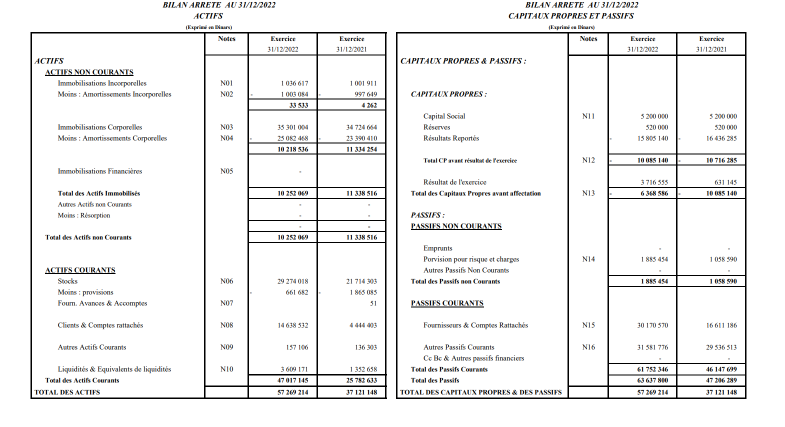
#> input picture Bilans/image007.png, 1569 x 854 px, found by its file name (shown at 1/2 size)
$ jupyter execute --allow-errors extract_data.ipynb   (shell and % lines are left out)
#> lines starting #> are read from the running program, lines starting #| are printed output that depends on the picture; after the words box and inside, x2 and y2 are one past the last pixel; in counts of white or black regions, pixels touching at a corner belong together
BILAN ARRETE

Division de l'image sur 2

[cell 1]
from PIL import Image

# Charger l'image
image_path = "image007.png"
image = Image.open(image_path)
#> image is the input picture: PIL image 1569x854 RGB; mean R, G, B 240.1, 240, 240

# Diviser l'image en deux parties verticalement
width, height = image.size
left_part = image.crop((0, 0, width // 2, height))
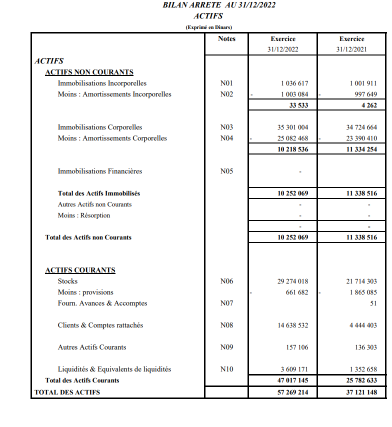
#> left_part: PIL image 784x854 RGB (shown at 1/2 size); mean R, G, B 240.2, 240.2, 240.2
right_part = image.crop((width // 2, 0, width, height))
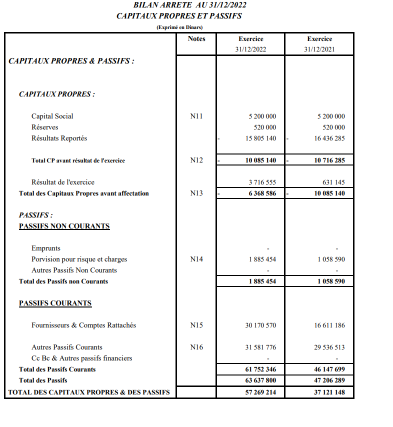
#> right_part: PIL image 785x854 RGB (shown at 1/2 size); mean R, G, B 239.9, 239.9, 239.9

# Enregistrer les deux parties
left_part_path = "image007_left.png"
right_part_path = "image007_right.png"
left_part.save(left_part_path)
right_part.save(right_part_path)

print(f"Partie gauche enregistrée à: {left_part_path}")
print(f"Partie droite enregistrée à: {right_part_path}")

Extraction des totaux des actifs

[cell 2]
from PIL import Image, ImageEnhance
import pytesseract
import re

# Définir la fonction pour traiter l'image et extraire le texte
def process_image_and_extract_text(image_path):
    # Charger l'image
#> called with image_path = 'image007_left.png'
    image = Image.open(image_path)

    # Convertir l'image en niveaux de gris
    gray_image = image.convert('L')

    # Augmenter le contraste de l'image
    enhancer = ImageEnhance.Contrast(gray_image)
    contrasted_image = enhancer.enhance(1.5)  # Augmenter le contraste par un facteur de 2
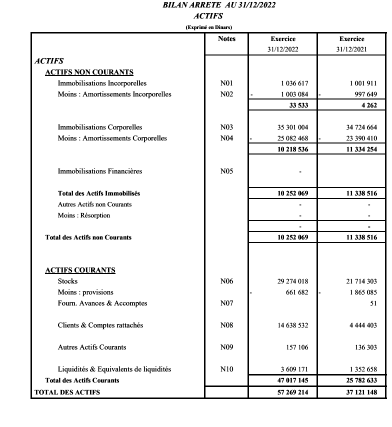
#> contrasted_image: PIL image 784x854 L (shown at 1/2 size); min 0, max 255, mean 238.5

    # Redimensionner l'image (facteur de 1.5)
    width, height = contrasted_image.size
    resized_image = contrasted_image.resize((int(width * 4.32), int(height * 4.32)), Image.LANCZOS)
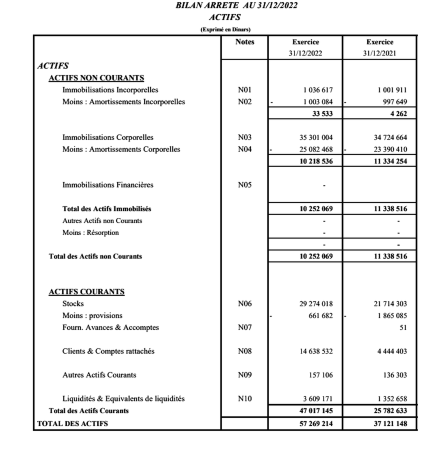
#> resized_image: PIL image 3386x3689 L (shown at 1/8 size); min 0, max 255, mean 238.3

    # Binariser l'image (seuil ajusté)
    binarized_image = resized_image.point(lambda x: 0 if x < 140 else 255, '1')
#> binarized_image: PIL image 3386x3689 1; 93.3% white; 821 black regions (5 under 20 px), largest, box (x1, y1, x2, y2) and area: (263, 276, 3343, 3447) 433536, (388, 647, 1154, 657) 6925, (388, 2357, 998, 2367) 5131

    # Extraire le texte de l'image améliorée avec l'option psm 6
    custom_config = r'--oem 3 --psm 6'
    texte_bilan_enhanced = pytesseract.image_to_string(binarized_image, config=custom_config)


    return texte_bilan_enhanced

# Exemple de chemin d'image
chemin_image = "image007_left.png"

# Extraire le texte de l'image
#> (the rest of this cell did not finish here and is left out)

Extraction des totaux des passifs et des capitaux propres pour l'image007

[cell 3]
from PIL import Image, ImageEnhance
import pytesseract

# Définir la fonction pour traiter l'image et extraire le texte
def process_image_and_extract_text(image_path):
    # Charger l'image
#> called with image_path = 'image007_right.png'
    image = Image.open(image_path)

    # Convertir l'image en niveaux de gris
    gray_image = image.convert('L')
#> gray_image: PIL image 785x854 L

    # Augmenter le contraste de l'image
    enhancer = ImageEnhance.Contrast(gray_image)
    contrasted_image = enhancer.enhance(1)  # Augmenter le contraste par un facteur de 2

    # Redimensionner l'image (facteur de 1.5)
    width, height = contrasted_image.size
    resized_image = contrasted_image.resize((int(width * 3.2), int(height * 3.2)), Image.LANCZOS)
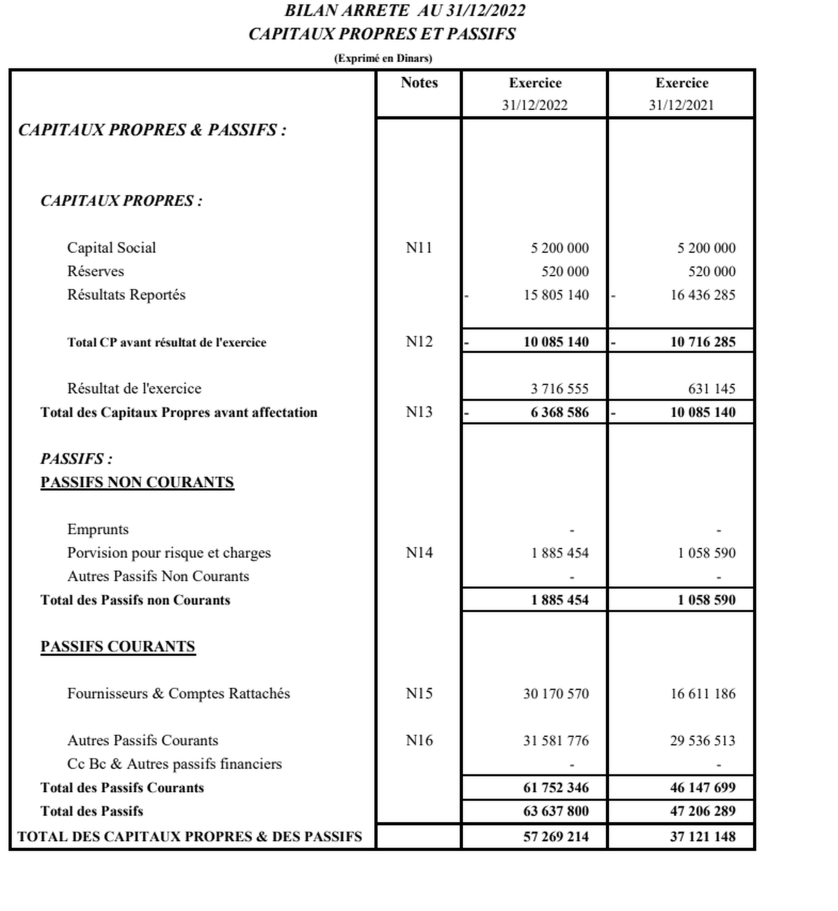
#> resized_image: PIL image 2512x2732 L (shown at 1/3 size); min 0, max 255, mean 239.7

    # Binariser l'image (seuil ajusté)
    binarized_image = resized_image.point(lambda x: 0 if x < 140 else 255, '1')
#> binarized_image: PIL image 2512x2732 1; 93.9% white; 1234 black regions (160 under 20 px), largest, box (x1, y1, x2, y2) and area: (25, 205, 2269, 2553) 226538, (121, 1465, 704, 1472) 4074, (121, 1961, 589, 1967) 2804

    # Extraire le texte de l'image améliorée avec l'option psm 6
    custom_config = r'--oem 3 --psm 6'
    texte_bilan_enhanced = pytesseract.image_to_string(binarized_image, config=custom_config)


    return texte_bilan_enhanced

# Exemple de chemin d'image
chemin_image = "image007_right.png"

# Extraire le texte de l'image
#> (the rest of this cell did not finish here and is left out)

Bilan 2022 exple 1

Convertir le fichier pdf en images png

[cell 4]
import fitz  # PyMuPDF
from PIL import Image

# Chemin vers le fichier PDF
chemin_pdf = "/content/bilan_2022.pdf"

# Ouvrir le fichier PDF
#> (the rest of this cell did not finish here and is left out)

Extraction des totaux des actifs pour l'exemple 1

[cell 5]
from PIL import Image, ImageEnhance
import pytesseract
import re

# Définir la fonction pour traiter l'image et extraire le texte
def process_image_and_extract_text(image_path):
    # Charger l'image
    image = Image.open(image_path)

    # Convertir l'image en niveaux de gris
    gray_image = image.convert('L')

    # Augmenter le contraste de l'image
    enhancer = ImageEnhance.Contrast(gray_image)
    contrasted_image = enhancer.enhance(1)  # Augmenter le contraste par un facteur de 2

    # Redimensionner l'image (facteur de 1.5)
    width, height = contrasted_image.size
    resized_image = contrasted_image.resize((int(width * 8.3), int(height * 8.3)), Image.LANCZOS)

    # Binariser l'image (seuil ajusté)
    binarized_image = resized_image.point(lambda x: 0 if x < 140 else 255, '1')

    # Extraire le texte de l'image améliorée avec l'option psm 6
    custom_config = r'--oem 3 --psm 6'
    texte_bilan_enhanced = pytesseract.image_to_string(binarized_image, config=custom_config)

    return texte_bilan_enhanced

# Exemple de chemin d'image
chemin_image = "/content/page_1_bilan_2022_exple1.png"

# Extraire le texte de l'image
#> (the rest of this cell did not finish here and is left out)

Extraction des totaux des capitaux propres et des passifs pour l'exemple 1

[cell 6]
from PIL import Image, ImageEnhance
import pytesseract
import re

# Définir la fonction pour traiter l'image et extraire le texte
def process_image_and_extract_text(image_path):
    # Charger l'image
    image = Image.open(image_path)

    # Convertir l'image en niveaux de gris
    gray_image = image.convert('L')

    # Augmenter le contraste de l'image
    enhancer = ImageEnhance.Contrast(gray_image)
    contrasted_image = enhancer.enhance(1)  # Augmenter le contraste par un facteur de 2

    # Redimensionner l'image (facteur de 1.5)
    width, height = contrasted_image.size
    resized_image = contrasted_image.resize((int(width * 4), int(height * 4)), Image.LANCZOS)

    # Binariser l'image (seuil ajusté)
    binarized_image = resized_image.point(lambda x: 0 if x < 140 else 255, '1')

    # Extraire le texte de l'image améliorée avec l'option psm 6
    custom_config = r'--oem 3 --psm 6'
    texte_bilan_enhanced = pytesseract.image_to_string(binarized_image, config=custom_config)

    return texte_bilan_enhanced

# Exemple de chemin d'image
chemin_image = "/content/page_2_bilan_2022_exple1.png"
#> chemin_image = '/content/page_2_bilan_2022_exple1.png'

# Extraire le texte de l'image
#> (the rest of this cell did not finish here and is left out)


# Fonction pour insérer le séparateur entre les deux valeurs
# [21 lines left out: functions insert_separator, contains_keywords, extract_financial_data, not called in this run]

# Filtrer les lignes pour ne conserver que celles contenant "Total", "total" ou "TOTAL"
lignes = texte_bilan_enhanced.split('\n')
# Filtrage des lignes selon les critères spécifiés
pattern = re.compile(r'\bTotal\b|31[\/\-. ](12|décembre|decembre)[\/\-. ]20\d{2}', re.IGNORECASE)

# Appliquer le filtre et insérer les séparateurs
lignes_filtrees = [insert_separator(ligne) for ligne in lignes if re.search(pattern, ligne)]

# Rejoindre les lignes filtrées en un seul texte
texte_bilan_2022_1_passifs = '\n'.join(lignes_filtrees)
# texte_bilan_2022_1_passifs = re.sub(r'a g', '0 | 0', texte_bilan_2022_1_passifs)

keywords = ["Actifs", "Passifs", "Capitaux propres", "Résultat", "ETAT DE RESULTAT"]
extracted_value = extract_financial_data(texte_bilan_2022_1_passifs, keywords)

# Afficher le texte filtré et s'il 'sagit d'un bilan ou pas
print(extracted_value)
print(texte_bilan_2022_1_passifs)

Bilan 2022 exple 2

Convertir le fichier pdf en images png

[cell 7]
import fitz  # PyMuPDF
from PIL import Image

# Chemin vers le fichier PDF
chemin_pdf = "/content/bilan_2022_2.pdf"
#> chemin_pdf = '/content/bilan_2022_2.pdf'

# Ouvrir le fichier PDF
#> (the rest of this cell did not finish here and is left out)

Extraction des totaux des actifs pour l'exemple 2

[cell 8]
from PIL import Image, ImageEnhance
import pytesseract
import re

# Définir la fonction pour traiter l'image et extraire le texte
def process_image_and_extract_text(image_path):
    # Charger l'image
    image = Image.open(image_path)

    # Convertir l'image en niveaux de gris
    gray_image = image.convert('L')

    # Augmenter le contraste de l'image
    enhancer = ImageEnhance.Contrast(gray_image)
    contrasted_image = enhancer.enhance(2)  # Augmenter le contraste par un facteur de 2

    # Redimensionner l'image (facteur de 1.5)
    width, height = contrasted_image.size
    resized_image = contrasted_image.resize((int(width * 3), int(height * 3)), Image.LANCZOS)

    # Binariser l'image (seuil ajusté)
    binarized_image = resized_image.point(lambda x: 0 if x < 140 else 255, '1')

    # Extraire le texte de l'image améliorée avec l'option psm 6
    custom_config = r'--oem 3 --psm 6'
    texte_bilan_enhanced = pytesseract.image_to_string(binarized_image, config=custom_config)

    return texte_bilan_enhanced

# Exemple de chemin d'image
chemin_image = "/content/page_2_bilan_2022_exple2.png"

# Extraire le texte de l'image
#> (the rest of this cell did not finish here and is left out)

Extraction des totaux des capitaux propres et des passifs pour l'exemple 2

[cell 9]
from PIL import Image, ImageEnhance
import pytesseract
import re

# Définir la fonction pour traiter l'image et extraire le texte
def process_image_and_extract_text(image_path):
    # Charger l'image
    image = Image.open(image_path)

    # Convertir l'image en niveaux de gris
    gray_image = image.convert('L')

    # Augmenter le contraste de l'image
    enhancer = ImageEnhance.Contrast(gray_image)
    contrasted_image = enhancer.enhance(2)  # Augmenter le contraste par un facteur de 2

    # Redimensionner l'image (facteur de 1.5)
    width, height = contrasted_image.size
    resized_image = contrasted_image.resize((int(width * 3), int(height * 3)), Image.LANCZOS)

    # Binariser l'image (seuil ajusté)
    binarized_image = resized_image.point(lambda x: 0 if x < 140 else 255, '1')

    # Extraire le texte de l'image améliorée avec l'option psm 6
    custom_config = r'--oem 3 --psm 6'
    texte_bilan_enhanced = pytesseract.image_to_string(binarized_image, config=custom_config)

    return texte_bilan_enhanced

# Exemple de chemin d'image
chemin_image = "/content/page_3_bilan_2022_exple2.png"
#> chemin_image = '/content/page_3_bilan_2022_exple2.png'

# Extraire le texte de l'image
#> (the rest of this cell did not finish here and is left out)


# Fonction pour insérer le séparateur entre les deux valeurs
# [21 lines left out: functions insert_separator, contains_keywords, extract_financial_data, not called in this run]

# Filtrer les lignes pour ne conserver que celles contenant "Total", "total" ou "TOTAL"
lignes = texte_bilan_enhanced.split('\n')
# Filtrage des lignes selon les critères spécifiés
pattern = re.compile(r'\bTotal\b|31[\/\-. ](12|décembre|decembre)[\/\-. ]20\d{2}', re.IGNORECASE)

# Appliquer le filtre et insérer les séparateurs
lignes_filtrees = [insert_separator(ligne) for ligne in lignes if re.search(pattern, ligne)]

# Rejoindre les lignes filtrées en un seul texte
texte_bilan_2022_2_passifs = '\n'.join(lignes_filtrees)
texte_bilan_2022_2_passifs = re.sub(r'\:', '', texte_bilan_2022_2_passifs)
texte_bilan_2022_2_passifs = re.sub(r'7 ', '', texte_bilan_2022_2_passifs)
# texte_bilan_2022_2_passifs = re.sub(r'| Total', 'Total', texte_bilan_2022_2_passifs)
texte_bilan_2022_2_passifs = re.sub(r'a g', '0 | 0', texte_bilan_2022_2_passifs)

keywords = ["Actifs", "Passifs", "Capitaux propres", "Résultat", "ETAT DE RESULTAT"]
extracted_value = extract_financial_data(texte_bilan_2022_2_passifs, keywords)

# Afficher le texte filtré et s'il 'sagit d'un bilan ou pas
print(extracted_value)
print(texte_bilan_2022_2_passifs)

$ run again, with Bilans/1.PNG copied over Bilans/image007.png
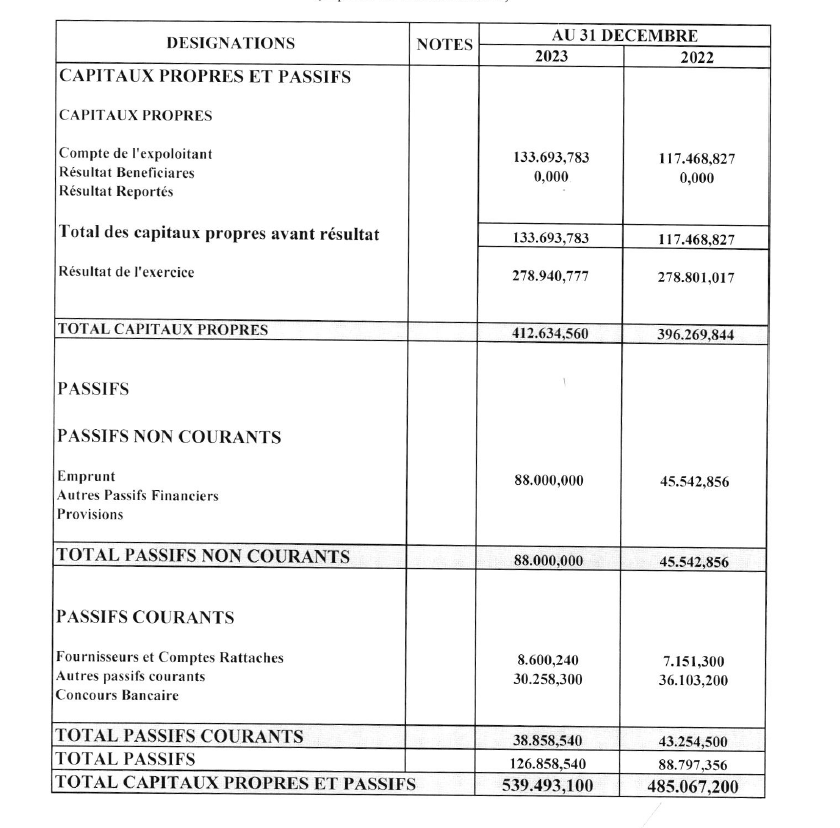
#> input picture Bilans/1.PNG, 840 x 828 px, found by its file name
#> image is the input picture: PIL image 840x828 RGBA; mean R, G, B, A 242.1, 242.1, 242.1, 255
#> in process_image_and_extract_text, `binarized_image = resized_image.point(lambda x: 0 if x < 140 else 255,..`:
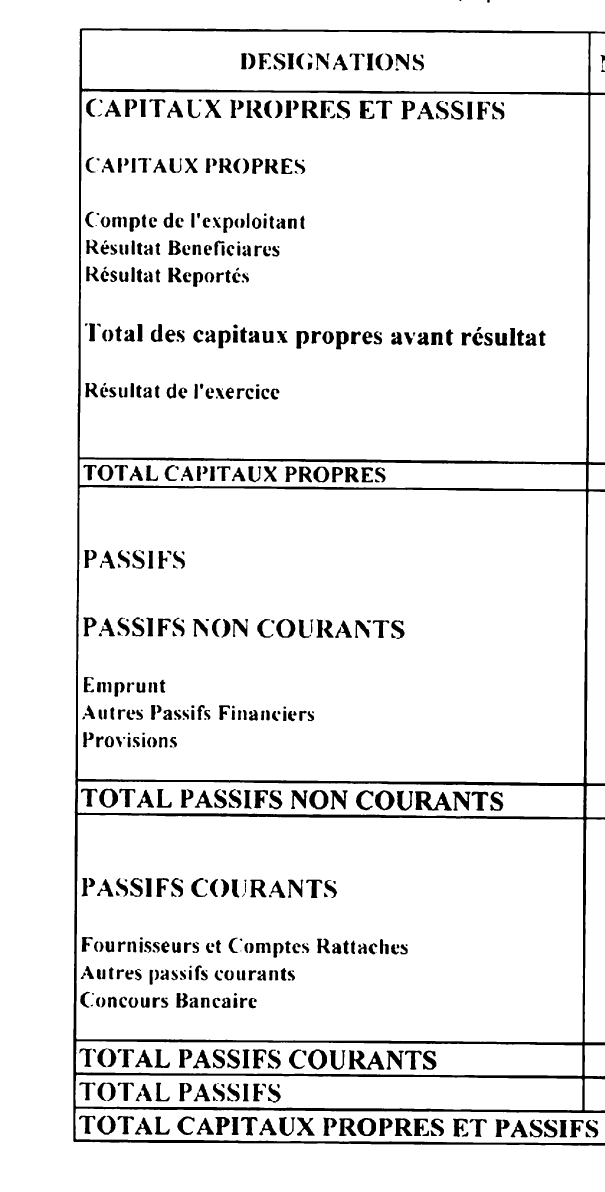
#> binarized_image: PIL image 1814x3576 1 (shown at 1/3 size); 92.8% white; 644 black regions (24 under 20 px), largest, box (x1, y1, x2, y2) and area: (220, 85, 1814, 3437) 162231, (1245, 2374, 1356, 2432) 2993, (1046, 3151, 1153, 3209) 2799
#> in process_image_and_extract_text, `binarized_image = resized_image.point(lambda x: 0 if x < 140 else 255,..`:
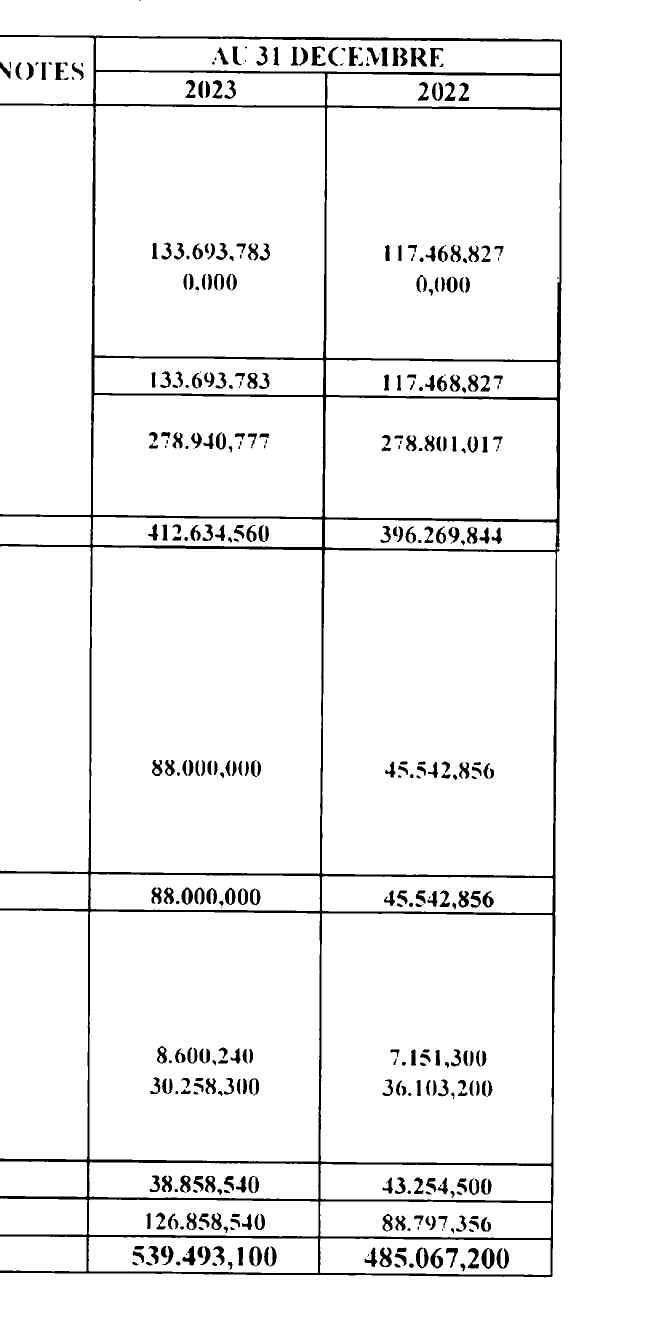
#> binarized_image: PIL image 1344x2649 1 (shown at 1/2 size); 95.3% white; 388 black regions (34 under 20 px), largest, box (x1, y1, x2, y2) and area: (0, 70, 1124, 2555) 95672, (821, 95, 854, 133) 683, (963, 2496, 989, 2538) 603
#> `chemin_image = "/content/page_2_bilan_2022_exple1.png"`: chemin_image = '/content/page_2_bilan_2022_exple1.png'
#> chemin_pdf = '/content/bilan_2022_2.pdf'
#> `chemin_image = "/content/page_3_bilan_2022_exple2.png"`: chemin_image = '/content/page_3_bilan_2022_exple2.png'
